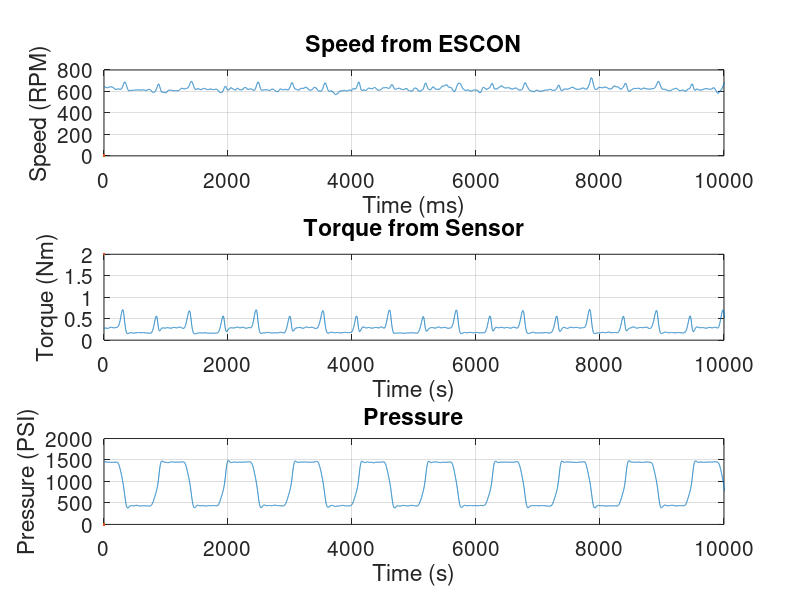

This figure's MATLAB source:
clc; clear; close;
load test_8_600RPM.mat

fc = 10;
fs = 1000;

[b,a] = butter(2,fc/(fs/2));

no_of_sensors = 3;

sampling_time = 1;

kwte = 90000;

speed_turn = 3;
current_turn = 1;
pressure_turn = 2;

x = some_data(speed_turn:no_of_sensors:kwte);
y = some_data(current_turn:no_of_sensors:kwte);
z = some_data(pressure_turn:no_of_sensors:kwte);

if isnan(y(1))
    y(1) = 0;
end

t_x = t(speed_turn:no_of_sensors:kwte);
t_y = t(current_turn:no_of_sensors:kwte);
t_z = t(pressure_turn:no_of_sensors:kwte);

figure(1)

subplot(3,1,1)
t_speed = sampling_time/no_of_sensors*(t_x-speed_turn);
speed = filtfilt(b,a,(0.78125*x - 1600));
plot(t_speed, speed,LineWidth=2)
title('Speed from ESCON')
ylabel('Speed (RPM)')
xlabel('Time (ms)')
grid on
xlim([0 10000])

subplot(3,1,2)
t_torque = sampling_time/no_of_sensors*(t_y-current_turn);
% y = y(2:end);
% t_torque = t_torque(2:end);
plot(t_torque,0.0032226562*filtfilt(b,a,y),LineWidth=2)
title('Torque from Sensor')
xlabel('Time (s)')
ylabel('Torque (Nm)')
grid on
% xlim([10 25])
xlim([0 10000])

subplot(3,1,3)
plot(sampling_time/no_of_sensors*(t_z-pressure_turn),1.6113281*filtfilt(b,a,z),LineWidth=2)
ylabel('Pressure (PSI)')
xlabel('Time (s)')
title('Pressure')
grid on
% xlim([10 25])
xlim([0 10000])

some_fig = gcf;
set(findobj(some_fig,'type','axes'),"FontSize",15)


% disp('Click two points on the plot to define the friction index range.');
% [friction_index, ~] = ginput(2); % Select two points (start and end)
% friction_index = find(t_speed >= friction_index(1) & t_speed <= friction_index(2)); % Get indices in time array

% figure(2)
% plot(t_speed(friction_index),speed(friction_index),LineWidth=2)
% xlabel('Time (ms)')
% ylabel('Speed (RPM)')
% title('Desired Speed Range')
% grid on
% 
% some_fig_2 = gcf;
% set(findobj(some_fig_2,'type','axes'),"FontSize",15)
